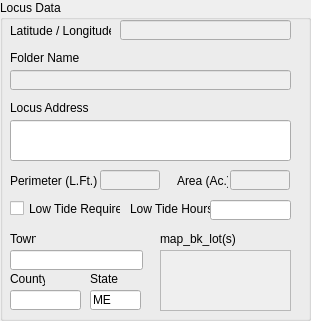
       <widget class="QGroupBox" name="groupBox_client">
        <property name="geometry">
         <rect>
          <x>20</x>
          <y>280</y>
          <width>311</width>
          <height>321</height>
         </rect>
        </property>
        <property name="title">
         <string>Locus Data</string>
        </property>
        <widget class="QLabel" name="label_7">
         <property name="geometry">
          <rect>
           <x>10</x>
           <y>50</y>
           <width>111</width>
           <height>16</height>
          </rect>
         </property>
         <property name="sizePolicy">
          <sizepolicy hsizetype="Fixed" vsizetype="Preferred">
           <horstretch>0</horstretch>
           <verstretch>0</verstretch>
          </sizepolicy>
         </property>
         <property name="text">
          <string>Folder Name</string>
         </property>
         <property name="buddy">
          <cstring>folder_name</cstring>
         </property>
        </widget>
        <widget class="QLineEdit" name="folder_name">
         <property name="enabled">
          <bool>false</bool>
         </property>
         <property name="geometry">
          <rect>
           <x>10</x>
           <y>70</y>
           <width>281</width>
           <height>20</height>
          </rect>
         </property>
         <property name="sizePolicy">
          <sizepolicy hsizetype="Fixed" vsizetype="Fixed">
           <horstretch>0</horstretch>
           <verstretch>0</verstretch>
          </sizepolicy>
         </property>
        </widget>
        <widget class="QLabel" name="label_23">
         <property name="geometry">
          <rect>
           <x>10</x>
           <y>100</y>
           <width>171</width>
           <height>16</height>
          </rect>
         </property>
         <property name="sizePolicy">
          <sizepolicy hsizetype="Fixed" vsizetype="Preferred">
           <horstretch>0</horstretch>
           <verstretch>0</verstretch>
          </sizepolicy>
         </property>
         <property name="text">
          <string>Locus Address</string>
         </property>
        </widget>
        <widget class="QLabel" name="label_pMap_bk_lot_2">
         <property name="geometry">
          <rect>
           <x>160</x>
           <y>231</y>
           <width>81</width>
           <height>16</height>
          </rect>
         </property>
         <property name="text">
          <string>map_bk_lot(s)</string>
         </property>
        </widget>
        <widget class="QLineEdit" name="town">
         <property name="geometry">
          <rect>
           <x>10</x>
           <y>250</y>
           <width>133</width>
           <height>20</height>
          </rect>
         </property>
         <property name="sizePolicy">
          <sizepolicy hsizetype="Fixed" vsizetype="Fixed">
           <horstretch>0</horstretch>
           <verstretch>0</verstretch>
          </sizepolicy>
         </property>
        </widget>
        <widget class="QLabel" name="label_5">
         <property name="geometry">
          <rect>
           <x>10</x>
           <y>231</y>
           <width>26</width>
           <height>16</height>
          </rect>
         </property>
         <property name="sizePolicy">
          <sizepolicy hsizetype="Fixed" vsizetype="Fixed">
           <horstretch>0</horstretch>
           <verstretch>0</verstretch>
          </sizepolicy>
         </property>
         <property name="text">
          <string>Town</string>
         </property>
         <property name="buddy">
          <cstring>town</cstring>
         </property>
        </widget>
        <widget class="QLabel" name="label_pMap_bk_lot_3">
         <property name="geometry">
          <rect>
           <x>90</x>
           <y>271</y>
           <width>35</width>
           <height>16</height>
          </rect>
         </property>
         <property name="text">
          <string>State</string>
         </property>
        </widget>
        <widget class="QLineEdit" name="state">
         <property name="geometry">
          <rect>
           <x>90</x>
           <y>290</y>
           <width>51</width>
           <height>20</height>
          </rect>
         </property>
         <property name="sizePolicy">
          <sizepolicy hsizetype="Fixed" vsizetype="Fixed">
           <horstretch>0</horstretch>
           <verstretch>0</verstretch>
          </sizepolicy>
         </property>
         <property name="text">
          <string>ME</string>
         </property>
         <property name="maxLength">
          <number>2</number>
         </property>
         <property name="echoMode">
          <enum>QLineEdit::Normal</enum>
         </property>
        </widget>
        <widget class="QPlainTextEdit" name="map_bk_lot">
         <property name="enabled">
          <bool>false</bool>
         </property>
         <property name="geometry">
          <rect>
           <x>160</x>
           <y>250</y>
           <width>131</width>
           <height>61</height>
          </rect>
         </property>
        </widget>
        <widget class="QCheckBox" name="lowtide">
         <property name="geometry">
          <rect>
           <x>10</x>
           <y>200</y>
           <width>111</width>
           <height>17</height>
          </rect>
         </property>
         <property name="text">
          <string>Low Tide Required</string>
         </property>
        </widget>
        <widget class="QLabel" name="label_pMap_bk_lot_4">
         <property name="geometry">
          <rect>
           <x>130</x>
           <y>201</y>
           <width>81</width>
           <height>16</height>
          </rect>
         </property>
         <property name="text">
          <string>Low Tide Hours</string>
         </property>
        </widget>
        <widget class="QLineEdit" name="lowtide_hrs">
         <property name="geometry">
          <rect>
           <x>210</x>
           <y>200</y>
           <width>81</width>
           <height>20</height>
          </rect>
         </property>
         <property name="sizePolicy">
          <sizepolicy hsizetype="Fixed" vsizetype="Fixed">
           <horstretch>0</horstretch>
           <verstretch>0</verstretch>
          </sizepolicy>
         </property>
         <property name="text">
          <string/>
         </property>
        </widget>
        <widget class="QLabel" name="label_pMap_bk_lot_5">
         <property name="geometry">
          <rect>
           <x>177</x>
           <y>171</y>
           <width>51</width>
           <height>20</height>
          </rect>
         </property>
         <property name="text">
          <string>Area (Ac.)</string>
         </property>
        </widget>
        <widget class="QLineEdit" name="sPerimeter">
         <property name="enabled">
          <bool>false</bool>
         </property>
         <property name="geometry">
          <rect>
           <x>100</x>
           <y>170</y>
           <width>60</width>
           <height>20</height>
          </rect>
         </property>
         <property name="sizePolicy">
          <sizepolicy hsizetype="Fixed" vsizetype="Fixed">
           <horstretch>0</horstretch>
           <verstretch>0</verstretch>
          </sizepolicy>
         </property>
         <property name="text">
          <string/>
         </property>
        </widget>
        <widget class="QLabel" name="label_pMap_bk_lot_6">
         <property name="geometry">
          <rect>
           <x>10</x>
           <y>171</y>
           <width>101</width>
           <height>20</height>
          </rect>
         </property>
         <property name="text">
          <string>Perimeter (L.Ft.)</string>
         </property>
        </widget>
        <widget class="QLineEdit" name="area">
         <property name="enabled">
          <bool>false</bool>
         </property>
         <property name="geometry">
          <rect>
           <x>230</x>
           <y>170</y>
           <width>60</width>
           <height>20</height>
          </rect>
         </property>
         <property name="sizePolicy">
          <sizepolicy hsizetype="Fixed" vsizetype="Fixed">
           <horstretch>0</horstretch>
           <verstretch>0</verstretch>
          </sizepolicy>
         </property>
         <property name="text">
          <string/>
         </property>
        </widget>
        <widget class="QLabel" name="label_pMap_bk_lot_7">
         <property name="geometry">
          <rect>
           <x>10</x>
           <y>271</y>
           <width>35</width>
           <height>16</height>
          </rect>
         </property>
         <property name="text">
          <string>County</string>
         </property>
        </widget>
        <widget class="QLineEdit" name="county">
         <property name="geometry">
          <rect>
           <x>10</x>
           <y>290</y>
           <width>71</width>
           <height>20</height>
          </rect>
         </property>
         <property name="sizePolicy">
          <sizepolicy hsizetype="Fixed" vsizetype="Fixed">
           <horstretch>0</horstretch>
           <verstretch>0</verstretch>
          </sizepolicy>
         </property>
         <property name="text">
          <string/>
         </property>
         <property name="maxLength">
          <number>20</number>
         </property>
         <property name="echoMode">
          <enum>QLineEdit::Normal</enum>
         </property>
        </widget>
        <widget class="QLabel" name="label_11">
         <property name="geometry">
          <rect>
           <x>10</x>
           <y>21</y>
           <width>101</width>
           <height>20</height>
          </rect>
         </property>
         <property name="sizePolicy">
          <sizepolicy hsizetype="Fixed" vsizetype="Preferred">
           <horstretch>0</horstretch>
           <verstretch>0</verstretch>
          </sizepolicy>
         </property>
         <property name="text">
          <string>Latitude / Longitude:</string>
         </property>
         <property name="buddy">
          <cstring>rev_no</cstring>
         </property>
        </widget>
        <widget class="QLineEdit" name="lat_lon">
         <property name="enabled">
          <bool>false</bool>
         </property>
         <property name="geometry">
          <rect>
           <x>120</x>
           <y>20</y>
           <width>171</width>
           <height>20</height>
          </rect>
         </property>
         <property name="sizePolicy">
          <sizepolicy hsizetype="Fixed" vsizetype="Fixed">
           <horstretch>0</horstretch>
           <verstretch>0</verstretch>
          </sizepolicy>
         </property>
         <property name="alignment">
          <set>Qt::AlignCenter</set>
         </property>
        </widget>
        <widget class="QLineEdit" name="locus_addr">
         <property name="geometry">
          <rect>
           <x>10</x>
           <y>120</y>
           <width>281</width>
           <height>41</height>
          </rect>
         </property>
         <property name="alignment">
          <set>Qt::AlignLeading|Qt::AlignLeft|Qt::AlignTop</set>
         </property>
        </widget>
       </widget>
